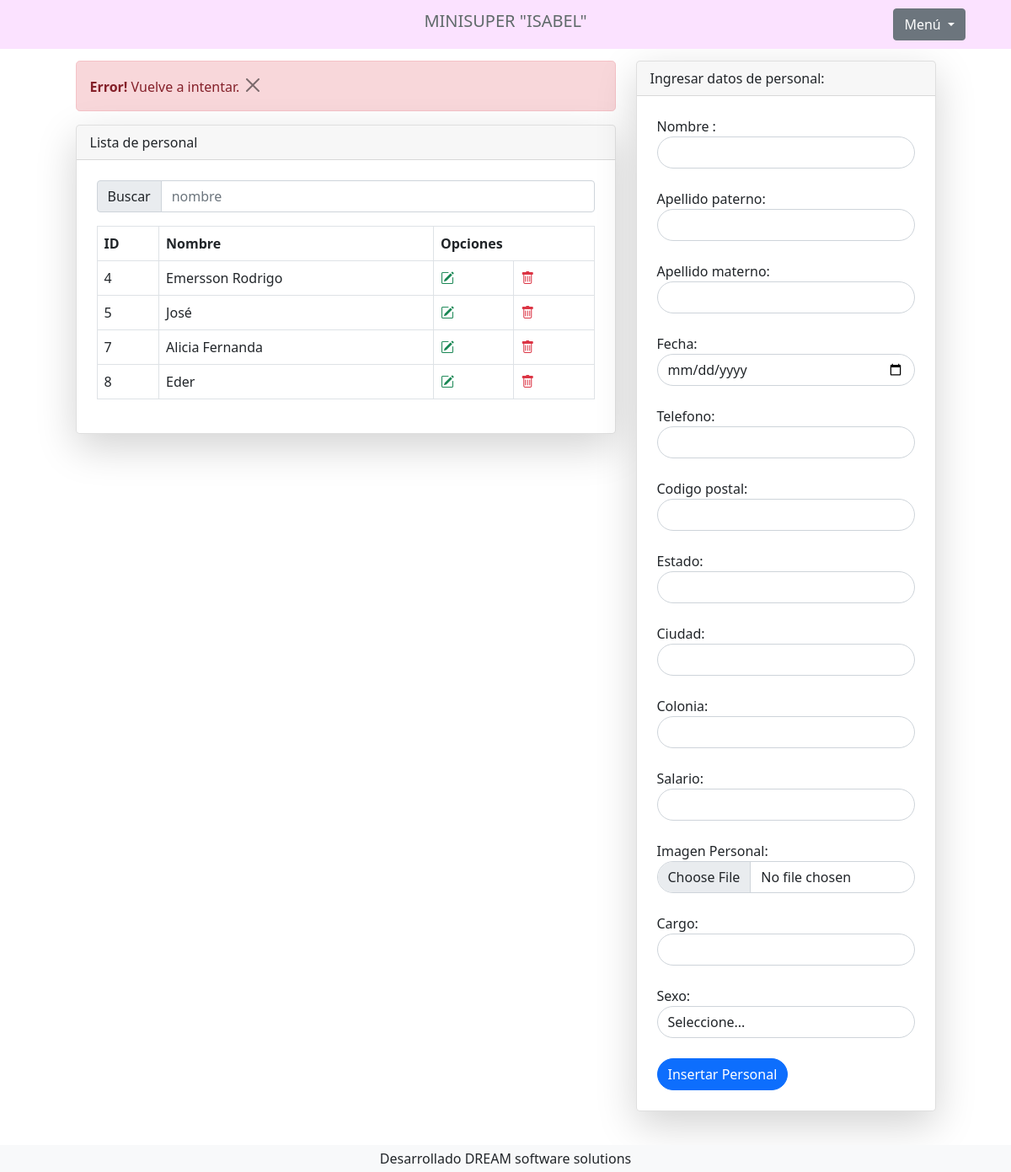
Page /personal.php?mensaje=error (signed in) on the committed database.
### tables this page shows
CREATE TABLE `personal` (
  `id_persona` smallint(5) NOT NULL,
  `nombre` varchar(50) NOT NULL,
  `apellido_paterno` varchar(50) NOT NULL,
  `apellido_materno` varchar(50) NOT NULL,
  `fecha` varchar(100) NOT NULL,
  `telefono` varchar(10) NOT NULL,
  `codigo_postal` int(5) NOT NULL,
  `estado` varchar(30) NOT NULL,
  `ciudad` varchar(30) NOT NULL,
  `colonia` varchar(30) NOT NULL,
  `salario` float NOT NULL,
  `imagen_personal` varchar(100) NOT NULL,
  `cargo` varchar(50) NOT NULL,
  `sexo` varchar(50) NOT NULL
);

### personal.php (the view, shortened to what this page needs)
<?php
include 'header.php';
?>
<?php
include_once "conexion.php";
$sentencia = $bd->query("SELECT * FROM personal");
$personal = $sentencia->fetchAll(PDO::FETCH_OBJ);
?>
<div class="container mt-5">
    <div class="row justify-content-center">
        <div class="col-md-7">
            <?php if (isset($_GET['mensaje']) and $_GET['mensaje'] == 'error') { ?>
                <div class="alert alert-danger rounded-3 animate__animated animate__fadeInUp" role="alert">
                    <strong>Error!</strong> Vuelve a intentar.
                    <button type="button" class="btn-close" data-bs-dismiss="alert" aria-label="Close"></button>
                </div>
            <?php } ?>
            <div class="card rounded-3 shadow-lg">
                <div class="card-header">
                    Lista de personal
                </div>
                <div class="p-4">
                    <div class="input-group mb-3">
                        <span class="input-group-text" id="basic-addon1">Buscar</span>
                        <input type="text" class="form-control" placeholder="nombre" aria-label="nombre" aria-describedby="basic-addon1" id="search-input">
                    </div>
                    <div class="table-responsive">
                        <table class="table table-bordered align-middle" id="tabla-personal">
                            <thead>
                                <tr>
                                    <th scope="col">ID</th>
                                    <th scope="col">Nombre</th>
                                    <th scope="col" colspan="20">Opciones</th>
                                </tr>
                            </thead>
                            <tbody>
                                <?php foreach ($personal as $dato) { ?>
                                    <tr>
                                        <td scope="row"><?php echo $dato->id_persona; ?></td>
                                        <td><?php echo $dato->nombre; ?></td>
                                        <td><a class="text-success animate__animated animate__heartBeat" href="editar_personal.php?id_persona=<?php echo $dato->id_persona; ?>"><i class="bi bi-pencil-square"></i></a></td>
                                        <td><a onclick="return confirm('¿Estás seguro de eliminar?');" class="text-danger animate__animated animate__bounceIn" href="eliminar_personal.php?id_persona=<?php echo $dato->id_persona; ?>"><i class="bi bi-trash"></i></a></td>
                                    </tr>
                                <?php } ?>
                            </tbody>
                        </table>
                    </div>
                </div>
            </div>
        </div>
        <div class="col-md-4">
    <div class="card rounded-3 shadow-lg">
        <div class="card-header">
            Ingresar datos de personal:
        </div>
        <form class="p-4" action="insertar_personal.php" method="post" enctype="multipart/form-data">
            <label for="nombre">Nombre :</label>
            <input type="text" class="form-control rounded-pill" name="nombre" pattern="[A-Za-z\s]+" title="Solo se permiten letras y espacios" autofocus required><br>
            <label for="apellido_paterno">Apellido paterno:</label>
            <input type="text" class="form-control rounded-pill" name="apellido_paterno" pattern="[A-Za-z\s]+" title="Solo se permiten letras y espacios" required><br>
            <label for="apellido_materno">Apellido materno:</label>
            <input type="text" class="form-control rounded-pill" name="apellido_materno" pattern="[A-Za-z\s]+" title="Solo se permiten letras y espacios" required><br>
            <label for="fecha">Fecha:</label>
            <input type="date" class="form-control rounded-pill" name="fecha" required><br>
            <label for="telefono">Telefono:</label>
            <input type="text" class="form-control rounded-pill" name="telefono" pattern="\d{10}" title="Solo se permiten 10 dígitos" required><br>
            <label for="codigo_postal">Codigo postal:</label>
            <input type="text" class="form-control rounded-pill" name="codigo_postal" pattern="\d{5}" title="Solo se permiten 5 dígitos" required><br>
            <label for="estado">Estado:</label>
            <input type="text" class="form-control rounded-pill" name="estado" pattern="[A-Za-z\s]+" title="Solo se permiten letras y espacios" required><br>
            <label for="ciudad">Ciudad:</label>
            <input type="text" class="form-control rounded-pill" name="ciudad" pattern="[A-Za-z\s]+" title="Solo se permiten letras y espacios" required><br>
            <label for="colonia">Colonia:</label>
            <input type="text" class="form-control rounded-pill" name="colonia" pattern="[A-Za-z\s]+" title="Solo se permiten letras y espacios" required><br>
            <label for="salario">Salario:</label>
            <input type="text" class="form-control rounded-pill" name="salario" pattern="\d+(\.\d{2})?" title="Solo se permiten números y dos decimales" required><br>
            <label for="imagen_personal">Imagen Personal:</label>
            <input type="file" class="form-control rounded-pill" name="imagen_personal" required><br>
            <label for="cargo">Cargo:</label>
            <input type="text" class="form-control rounded-pill" name="cargo" pattern="[A-Za-z\s]+" title="Solo se permiten letras y espacios" required><br>
            <label for="sexo">Sexo:</label>
            <select class="form-control rounded-pill" name="sexo" required>
                <option value="">Seleccione...</option>
            </select><br>
                    <input type="submit" class="btn btn-primary rounded-pill animate__animated animate__rubberBand" value="Insertar Personal">
                </form>
            </div>
        </div>
    </div>
</div>
<?php include 'footer.php'; ?>

### rows in the picture
personal: id_persona "4", nombre "Emersson Rodrigo"
personal: id_persona "5", nombre "José"
personal: id_persona "7", nombre "Alicia Fernanda"
personal: id_persona "8", nombre "Eder"
